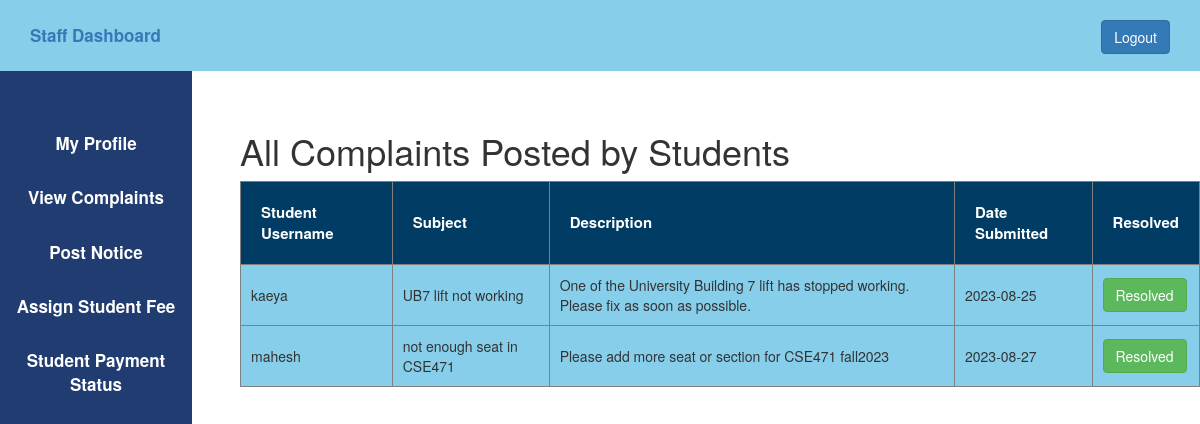
The page /xampp/htdocs/studentmanagement/staff_view_complaints.php (signed in) on the database its author committed.
### tables this page shows
CREATE TABLE `complaints` (
  `com_id` int(11) NOT NULL,
  `username` varchar(50) DEFAULT NULL,
  `com_subject` varchar(50) DEFAULT NULL,
  `com_description` varchar(200) DEFAULT NULL,
  `date` date DEFAULT NULL
);

### xampp/htdocs/studentmanagement/staff_view_complaints.php (the view, shortened to what this page needs)
<?php
    $host="localhost";
    $user="root";
    $password="";
    $db="studentmanagement";
    $data=mysqli_connect($host,$user,$password,$db);
    $sql="SELECT * from complaints";
    $result=mysqli_query($data,$sql);
?>
<!DOCTYPE html>
<html lang="en">
<head>
    <link rel="stylesheet" href="https://maxcdn.bootstrapcdn.com/bootstrap/3.4.1/css/bootstrap.min.css">
    <link rel="stylesheet" type="text/css" href="admin.css">
</head>
<body>
    <?php
    include 'staff_sidebar.php'
    ?>
    <div class="content">
        <h1>All Complaints Posted by Students</h1>
        <table border="1px">
            <tr>
                <th style="padding: 20px; background-color: rgb(0, 60, 100); color: white; font-size: 15px;">Student Username</th>
                <th style="padding: 20px; background-color: rgb(0, 60, 100); color: white; font-size: 15px;">Subject</th>
                <th style="padding: 20px; background-color: rgb(0, 60, 100); color: white; font-size: 15px;">Description</th>
                <th style="padding: 20px; background-color: rgb(0, 60, 100); color: white; font-size: 15px;">Date Submitted</th>
                <th style="padding: 20px; background-color: rgb(0, 60, 100); color: white; font-size: 15px;">Resolved</th>
            </tr>
            <?php
            while($info= $result->fetch_assoc())
            {
            ?>
            <tr>
                <td style="padding: 10px; background-color:skyblue;">
                    <?php echo "{$info['username']}"; ?>
                </td>
                <td style="padding: 10px; background-color:skyblue;">
                    <?php echo "{$info['com_subject']}"; ?>
                </td>
                <td style="padding: 10px; background-color:skyblue;">
                    <?php echo "{$info['com_description']}"; ?>
                </td>
                <td style="padding: 10px; background-color:skyblue;">
                    <?php echo "{$info['date']}"; ?>
                </td>
                <td style="padding: 10px; background-color:skyblue;">
                    <?php echo "<a class='btn btn-success' href='resolve_comlaints.php?com_id={$info['com_id']}'> Resolved </a>"; ?>
                </td>
            </tr>
            <?php
            }
            ?>
        </table>
    </div>
</body>
</html>

### xampp/htdocs/studentmanagement/admin.css (style rules this page uses)
* { margin: 0px; padding: 0px; }
a,a:hover { font-weight: bold; font-size: 17px; text-decoration: none; }
.content { margin-left: 20%; margin-top: 5%; }

### rows shown on the page
complaints: username "kaeya", com_subject "UB7 lift not working", com_description "One of the University Building 7 lift has stopped working. Please fix as soon as possible.", date "2023-08-25"
complaints: username "mahesh", com_subject "not enough seat in CSE471", com_description "Please add more seat or section for CSE471 fall2023", date "2023-08-27"
